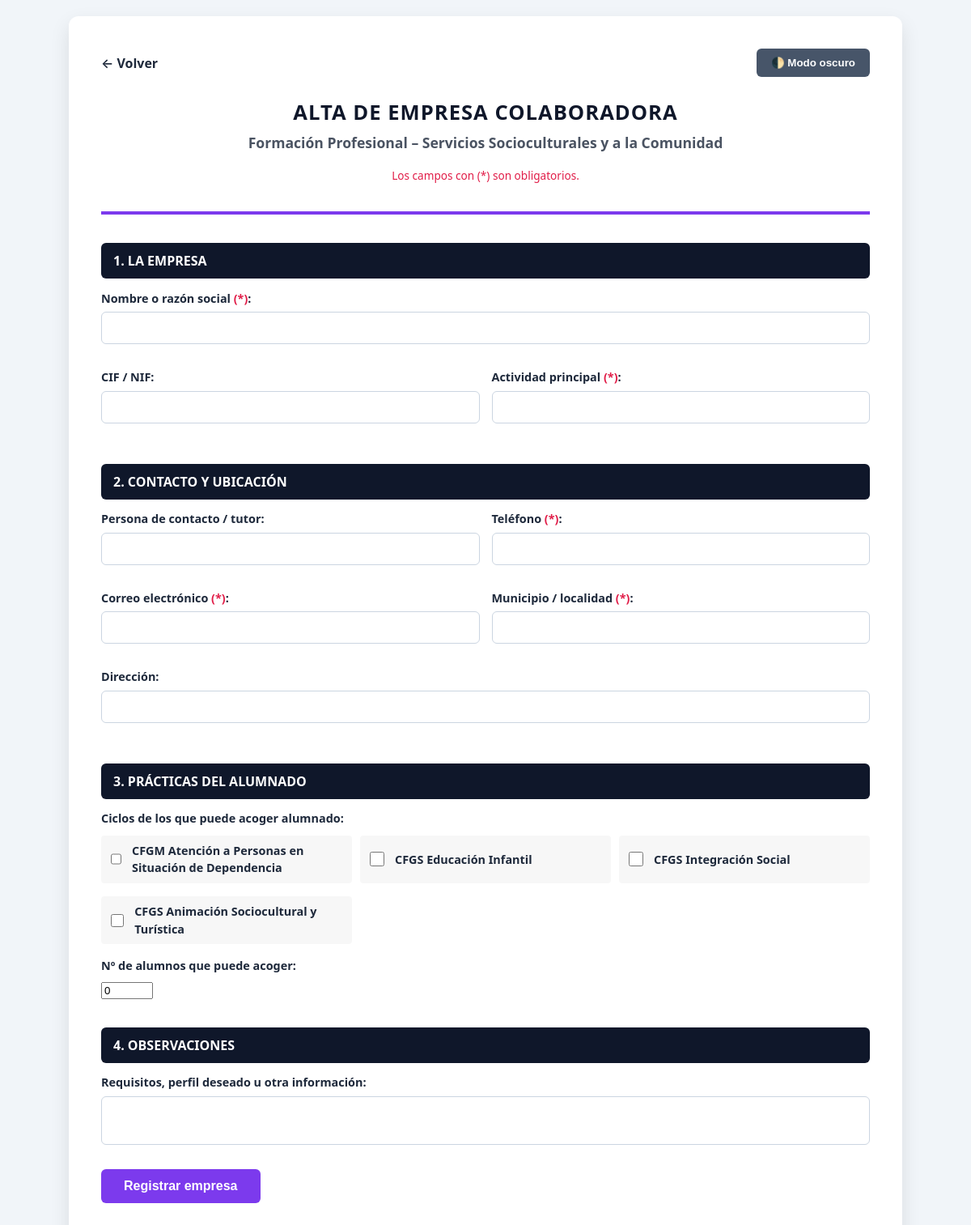
The app's page /cuestionario_empresa.php?familia=1 (signed in) with its own data.
### tables this page shows
CREATE TABLE IF NOT EXISTS familias (
  id     INT UNSIGNED NOT NULL AUTO_INCREMENT,
  nombre VARCHAR(120) NOT NULL,
  orden  SMALLINT NOT NULL DEFAULT 0,
  PRIMARY KEY (id),
  UNIQUE KEY uq_nombre (nombre)
);

### config.php (called while the page is built, shortened)
<?php
function db(): PDO
{
    static $pdo = null;
    if ($pdo === null) {
        $pdo = new PDO(
            'mysql:host=' . DB_HOST . ';dbname=' . DB_NAME . ';charset=utf8mb4',
            DB_USER,
            DB_PASS,
            [
                PDO::ATTR_ERRMODE            => PDO::ERRMODE_EXCEPTION,
                PDO::ATTR_DEFAULT_FETCH_MODE => PDO::FETCH_ASSOC,
                PDO::ATTR_EMULATE_PREPARES   => false,
            ]
        );
    }
    return $pdo;
}
function e(?string $texto): string
{
    return htmlspecialchars((string) $texto, ENT_QUOTES, 'UTF-8');
}

### datos_familias.php (called while the page is built, shortened)
<?php
function datos_familia(string $nombre): array
{
    return DATOS_FAMILIAS[$nombre] ?? [
        'acento'        => '#14395e',
        'ciclos'        => [],
        'competencias'  => ['Competencia técnica 1', 'Competencia técnica 2', 'Competencia técnica 3'],
        'areas_interes' => [],
        'tipos_empresa' => [],
        'instalaciones' => [],
        'actividades'   => [],
    ];
}

### empresa_lib.php (called while the page is built, shortened)
<?php
function marcado(string $opcion, ?string $valorGuardado): bool
{
    if (!$valorGuardado) {
        return false;
    }
    return in_array($opcion, array_map('trim', explode(';', $valorGuardado)), true);
}

### cuestionario_empresa.php (the view, shortened to what this page needs)
<?php
require __DIR__ . '/config.php';
require __DIR__ . '/datos_familias.php';
require __DIR__ . '/empresa_lib.php';
$id = isset($_GET['id']) ? (int) $_GET['id'] : 0;
$familiaId = isset($_GET['familia']) ? (int) $_GET['familia'] : 0;
$em = [];
$st = db()->prepare('SELECT id, nombre FROM familias WHERE id = ?');
$st->execute([$familiaId]);
$familia = $st->fetch();
$d = datos_familia($familia['nombre']);
?>
<!DOCTYPE html>
<html lang="es">
<head>
<link rel="stylesheet" href="assets/cuestionario.css">
</head>
<body class="cuestionario">
<div class="container">
  <div class="controls">
    <a class="volver" href="<?= $id > 0 ? 'ficha.php?id=' . $id : 'nueva_empresa.php' ?>">&larr; Volver</a>
    <div class="botones">
      <button class="btn-theme" type="button" onclick="toggleDarkMode()">🌓 Modo oscuro</button>
    </div>
  </div>
  <header class="header-layout" style="text-align:center;">
    <h1><?= $id > 0 ? 'Editar empresa' : 'Alta de empresa colaboradora' ?></h1>
    <p class="subtitle">Formación Profesional &ndash; <?= e($familia['nombre']) ?></p>
    <p class="req-info">Los campos con (*) son obligatorios.</p>
  </header>
  <form method="post">
    <?php require __DIR__ . '/_campos_empresa.php'; ?>
    <div class="form-group" style="margin-top:24px;">
      <button class="btn-print" type="submit" style="font-size:1rem;padding:12px 28px;border:none;border-radius:6px;color:#fff;cursor:pointer;font-weight:600;">
        <?= $id > 0 ? 'Guardar cambios' : 'Registrar empresa' ?>
      </button>
    </div>
  </form>
</div>
</body>
</html>

### _campos_empresa.php (shortened to what this page needs)
<h2>1. La empresa</h2>
<div class="grid">
  <div class="form-group full-width"><label>Nombre o razón social <span class="req">(*)</span>:</label>
    <input type="text" name="nombre" required maxlength="160" value="<?= e($em['nombre'] ?? '') ?>"></div>
  <div class="form-group"><label>CIF / NIF:</label>
    <input type="text" name="cif" maxlength="20" value="<?= e($em['cif'] ?? '') ?>"></div>
  <div class="form-group"><label>Actividad principal <span class="req">(*)</span>:</label>
    <input type="text" name="sector" required maxlength="120" value="<?= e($em['sector'] ?? '') ?>"></div>
</div>
<h2>2. Contacto y ubicación</h2>
<div class="grid">
  <div class="form-group"><label>Persona de contacto / tutor:</label>
    <input type="text" name="contacto_nombre" maxlength="160" value="<?= e($em['contacto_nombre'] ?? '') ?>"></div>
  <div class="form-group"><label>Teléfono <span class="req">(*)</span>:</label>
    <input type="tel" name="telefono" required maxlength="40" value="<?= e($em['telefono'] ?? '') ?>"></div>
  <div class="form-group"><label>Correo electrónico <span class="req">(*)</span>:</label>
    <input type="email" name="email" required maxlength="160" value="<?= e($em['email'] ?? '') ?>"></div>
  <div class="form-group"><label>Municipio / localidad <span class="req">(*)</span>:</label>
    <input type="text" name="localidad" required maxlength="100" value="<?= e($em['localidad'] ?? '') ?>"></div>
  <div class="form-group full-width"><label>Dirección:</label>
    <input type="text" name="direccion" maxlength="200" value="<?= e($em['direccion'] ?? '') ?>"></div>
</div>
<h2>3. Prácticas del alumnado</h2>
<?php if ($d['ciclos']): ?>
  <label>Ciclos de los que puede acoger alumnado:</label>
  <div class="option-group">
    <?php foreach ($d['ciclos'] as $c): ?>
      <label class="option-item"><input type="checkbox" name="ciclos[]" value="<?= e($c) ?>"
        <?= marcado($c, $em['ciclos'] ?? null) ? 'checked' : '' ?>> <?= e($c) ?></label>
    <?php endforeach; ?>
  </div>
<?php endif; ?>
<div class="form-group" style="max-width:300px;margin-top:10px;">
  <label>Nº de alumnos que puede acoger:</label>
  <input type="number" name="plazas" min="0" max="999" value="<?= (int) ($em['plazas'] ?? 0) ?>">
</div>
<h2>4. Observaciones</h2>
<div class="form-group">
  <label>Requisitos, perfil deseado u otra información:</label>
  <textarea name="observaciones" oninput="autoGrow(this)"><?= e($em['observaciones'] ?? '') ?></textarea>
</div>

### assets/cuestionario.css (style rules this page uses)
:root { --bg-color: #f1f5f9; --container-bg: #ffffff; --text-color: #1e293b; --primary-color: #0f172a; --border-color: #cbd5e1; --input-bg: #ffffff; --header-bg: #0f172a; --required: #e11d48; }
body.cuestionario { font-family: 'Segoe UI', system-ui, -apple-system, sans-serif; background-color: var(--bg-color); color: var(--text-color); line-height: 1.5; margin: 0; padding: 20px; transition: background 0.3s ease; }
.container { max-width: 950px; margin: 0 auto; background: var(--container-bg); padding: 40px; border-radius: 12px; box-shadow: 0 10px 25px rgba(0,0,0,0.1); }
.controls { display: flex; gap: 12px; justify-content: space-between; align-items: center; margin-bottom: 25px; }
.controls .volver { color: var(--text-color); text-decoration: none; font-weight: 600; }
.controls .botones { display: flex; gap: 12px; }
.controls button { padding: 10px 18px; cursor: pointer; border: none; border-radius: 6px; font-weight: 600; display: flex; align-items: center; gap: 8px; transition: transform 0.1s; }
.btn-theme { background-color: #475569; color: white; }
.btn-print { background-color: var(--accent-color); color: white; }
.header-layout { border-bottom: 4px solid var(--accent-color); margin-bottom: 35px; padding-bottom: 20px; }
header h1 { margin: 0; font-size: 1.6rem; color: var(--primary-color); text-transform: uppercase; letter-spacing: 1px; }
.subtitle { font-weight: 600; font-size: 1.1rem; margin-top: 5px; opacity: 0.8; }
.req-info { color: var(--required); font-size: 0.85rem; margin-top: 8px; }
h2 { background: var(--header-bg); color: #fff; padding: 10px 15px; font-size: 1rem; margin-top: 35px; border-radius: 6px; text-transform: uppercase; }
.grid { display: grid; grid-template-columns: repeat(2, 1fr); gap: 15px; }
.full-width { grid-column: span 2; }
.form-group { margin-bottom: 15px; }
label { display: block; font-weight: 600; margin-bottom: 6px; font-size: 0.9rem; }
.req { color: var(--required); }
input[type="text"], input[type="email"], input[type="tel"], input[type="date"], textarea { width: 100%; padding: 10px; border: 1.5px solid var(--border-color); border-radius: 6px; background-color: var(--input-bg); color: var(--text-color); box-sizing: border-box; font-size: 1rem; }
textarea { resize: none; min-height: 60px; overflow: hidden; }
.option-group { display: grid; grid-template-columns: repeat(auto-fill, minmax(260px, 1fr)); gap: 10px; margin: 10px 0; }
.option-item { display: flex; align-items: center; gap: 10px; background: rgba(0,0,0,0.03); padding: 8px; border-radius: 4px; font-size: 0.9rem; }
input[type="checkbox"], input[type="radio"] { width: 18px; height: 18px; cursor: pointer; accent-color: var(--accent-color); }

### records on screen
familias: nombre "Servicios Socioculturales y a la Comunidad", nombre "CFGM Atención a Personas en Situación de Dependencia", nombre "CFGS Educación Infantil", nombre "CFGS Integración Social", nombre "CFGS Animación Sociocultural y Turística"
